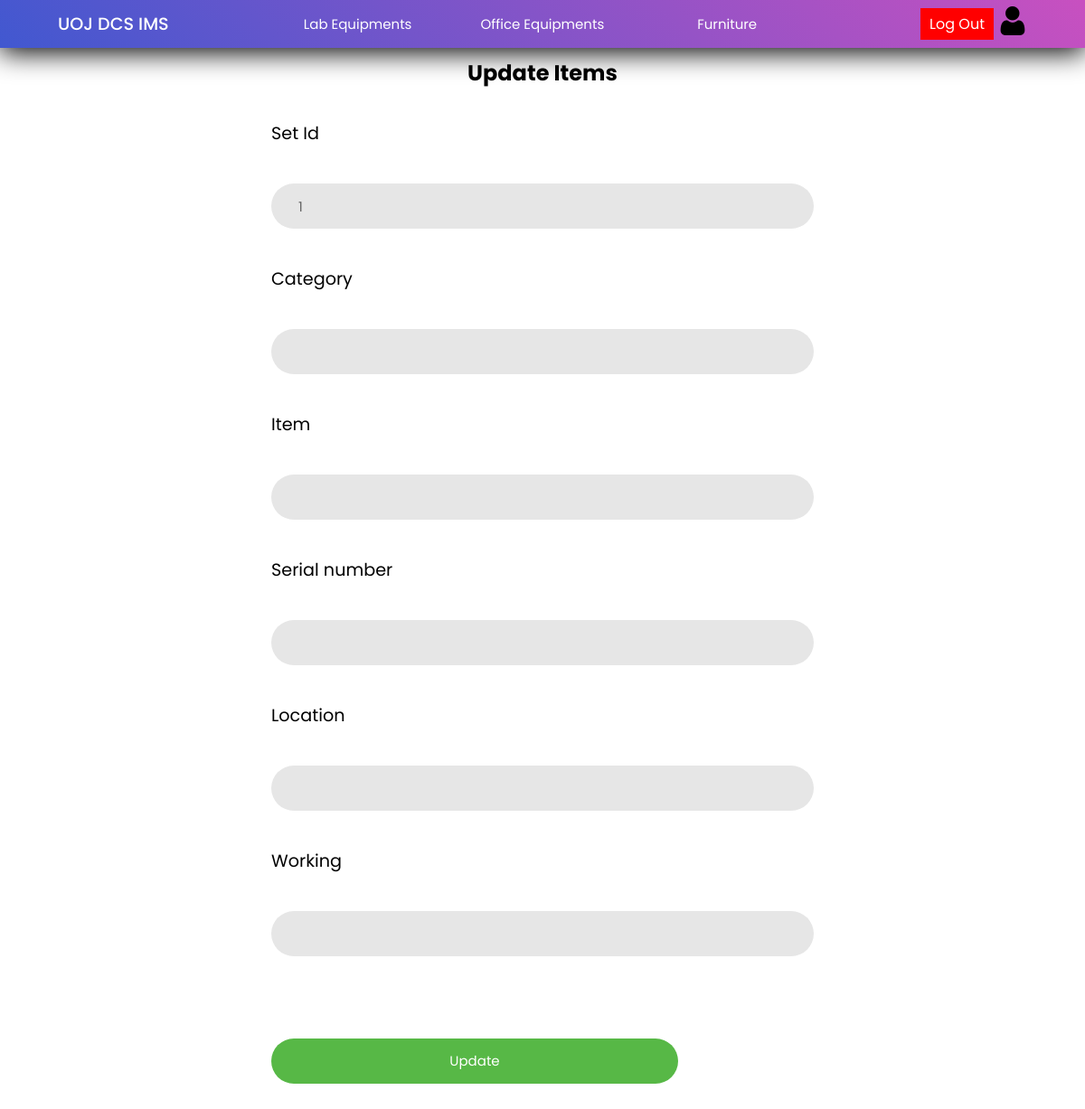
Before: /Project/lab/updateItems.php?id=133&setid=1&item=CPU (signed in) with the older database file.
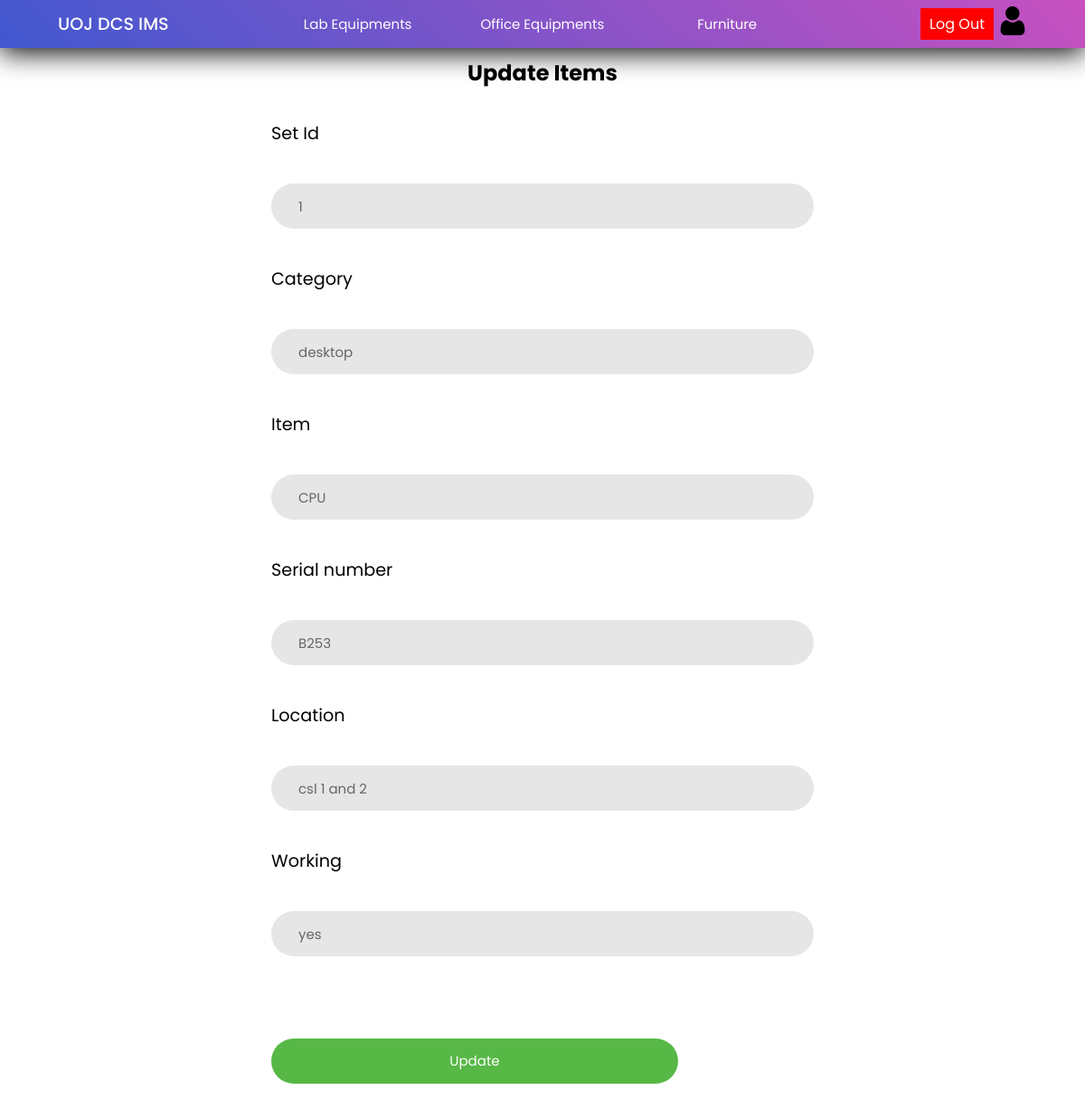
After: the same page with the newer database file.
### tables this page shows
CREATE TABLE `items` (
  `invoice_id` int(11) NOT NULL,
  `set_id` int(11) NOT NULL,
  `category` varchar(100) NOT NULL,
  `item` varchar(50) NOT NULL,
  `serial_number` varchar(30) NOT NULL,
  `location` varchar(100) NOT NULL,
  `working` varchar(3) NOT NULL
);

### Project/lab/updateItems.php (the view, shortened to what this page needs)
<?php
    include("../config/connection.php");
    if(isset($_GET['id']) && isset($_GET['setid']) && isset($_GET['item']) ){
        $id = $_GET['id'];
        $setid = $_GET['setid'];
        $item = $_GET['item'];
        $query1 = "SELECT * FROM items WHERE set_id = '$setid' AND invoice_id='$id' AND item = '$item' ";
        $result1 = mysqli_query($con, $query1);
        $row1 = mysqli_fetch_assoc($result1);
    }
?>
<!DOCTYPE html>
<html lang="en">
<head>
    <link rel="stylesheet" href="../css/main.css">
    <link rel="stylesheet" href="../css/adddata.css">
</head>
<body>
<?php include("../header/header.php");?>
    <h2>Update Items</h2>
    <form action="actionItem.php" method="POST">
        <input type="hidden" name="id" value="<?php if(isset($_GET['setid']) && isset($_GET['id']) && isset($_GET['item'])){echo (int)$_GET['id'];}?> " /> <br>
        <label for="setid">Set Id</label> <br>
        <input type="number" name="setid" value="<?php if(isset($_GET['setid'])&& isset($_GET['id']) && isset($_GET['item'])){echo $setid;}?>" required/> <br>
        <label for="category">Category</label> <br>
        <input type="text" name="category" value="<?php if(isset($_GET['setid'])&& isset($_GET['id']) && isset($_GET['item'])){echo $row1['category'];}?>" /><br>
        <label for="item">Item</label> <br>
        <input type="text" name="item" value="<?php if(isset($_GET['setid'])&& isset($_GET['id']) && isset($_GET['item'])){echo $row1['item'];}?>" /><br>
        <label for="serial_number">Serial number</label> <br>
        <input type="text" name="serial_number" value="<?php if(isset($_GET['setid'])&& isset($_GET['id']) && isset($_GET['item'])){echo $row1['serial_number'];}?>" /><br>
        <label for="location">Location</label> <br>
        <input type="text" name="location" value="<?php if(isset($_GET['setid'])&& isset($_GET['id']) && isset($_GET['item'])){echo $row1['location'];}?>" required/><br>
        <label for="working">Working</label> <br>
        <input type="text" name="working" value="<?php if(isset($_GET['setid'])&& isset($_GET['id']) && isset($_GET['item'])){echo $row1['working'];}?>" /> <br>
        <br><br>
        <input class="button" type="submit" name="setupdate" value="Update" style="width: 75%;"/> <br>
    </form>
</body>
</html>

Changed rows visible on the page:
added items: category "desktop", item "CPU", serial_number "B253", location "csl 1 and 2", working "yes"
